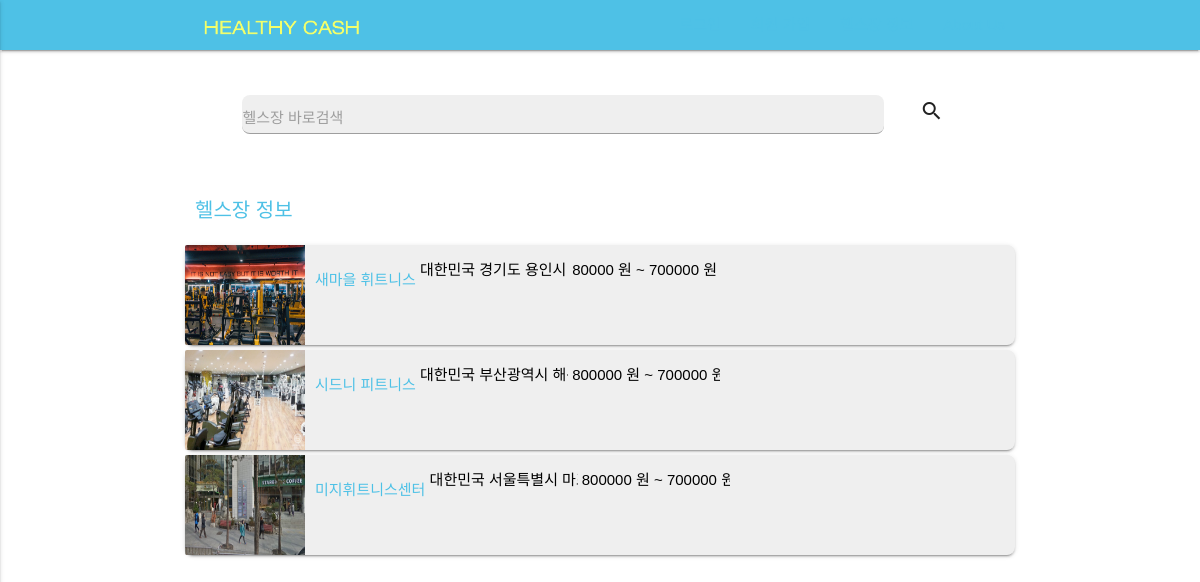
/healthclub/list_notad/, run on the app's committed database.
### healthclub/models.py (models this page shows, shortened)
class HealthClub(models.Model):
    initiated = models.BooleanField(default=False)
    name      = models.CharField(max_length = 120)
    address   = models.CharField(max_length = 200)
    master    = models.ForeignKey(User, related_name='is_health_master')
    geometry  = models.CharField(max_length = 200, blank=True)
    photo     = models.ImageField(blank=True)
    qrcode    = models.ImageField(blank=True)
    member    = models.IntegerField(default = 0)
    price1    = models.IntegerField(blank = True, default= 0)
    price2    = models.IntegerField(blank = True, default= 0)
    price3    = models.IntegerField(blank = True, default= 0)
    price6    = models.IntegerField(blank = True, default= 0)
    price12   = models.IntegerField(blank = True, default= 0)
    detail   = models.CharField(max_length = 1000, blank = True)
    timestamp = models.DateTimeField(auto_now=True)
    updated = models.DateTimeField(auto_now_add=True)

### healthclub/views.py (the view)
class HealthClubListNotAdView(ListView):
    template_name = "healthclub/healthclub_list_notad.html"
    def get_queryset(self):
        search = self.request.GET.get('search')
        if search:
            print(search)
            search = search.split("(")[0]
            return HealthClub.objects.filter(Q(initiated=True) & Q(name__icontains=search) | Q(address__icontains=search) | Q(detail__icontains=search)).order_by('updated')
        return HealthClub.objects.filter(initiated=True).order_by('updated')
    def get_context_data(self, *args, **kwargs):
        context = super(HealthClubListNotAdView, self).get_context_data(**kwargs)
        healthclubs = HealthClub.objects.filter(initiated=True)
        hkeywords = set()
        keywords = set()
        for healthclub in healthclubs:
            address_short = healthclub.address
            if len(healthclub.address) >= 12:
                address_short = healthclub.address[0:12] + ".."
            temp = healthclub.name + "(" + address_short + ")"
            hkeywords.add(temp)
            addresses = healthclub.address.split(' ')
            for address in addresses:
                keywords.add(address)
            context['keywords'] = keywords
            context['healthclubs'] = hkeywords
        return context

### healthclub/templates/healthclub/healthclub_list_notad.html (shortened to what this page needs)
{% extends "base.html"  %}
{% load staticfiles %}
{%block content%}
<div class="container" style="margin-top:30px">
    <div class="row" style="margin-bottom:0px">
      <form method="GET" action="/healthclub/list/" id="search">
          <div class="row">
            <div class="col s1 m1 l1"></div>
            <div class="input-field col s9 m9 l9">
              <input type="text" name="search" id="autocomplete-input" style="background-color:#efefef" class="autocomplete">
              <label for="autocomplete-input">헬스장 바로검색</label>
            </div>
            <div class="col s1 m1 l1" style="font-size:40px;height:40px;text-align:center;">
                <i class="material-icons prefix" onclick="submitFunc()">search</i>
            </div>
            <div class="col s3 m3 l3"></div>
          </div>
      </form>
    </div>
    <p class="header" style=" margin-left:15px;font-size:20px;color:#4EC1E6;"> 헬스장 정보</p>
    {% if object_list.all  %}
    {% for obj in object_list reversed%}
    <div class="col s12 m12">
      <a href="{% url 'healthclub:detail' pk=obj.id %}">
      <div class="card horizontal" style="height:100px;margin:5px;border-radius:8px; background-color:#efefef;">
        <div class="card-image">
            {% if obj.photo %}
            <img  src="{{obj.photo.url}}" style="height:100px">
            {%else%}
            <img  src="{% static 'images/default_image.jpg' %}" style="height:100px">
            {% endif %}
        </div>
        <div class="card-stacked">
          <div class="card-content" style="height:100px">
              <span>{{obj.name}}</span>
              <p style="display: inline-block; width: 148px; white-space: nowrap; overflow: hidden; ">{{obj.address}}</p>
              <p style="display: inline-block; width: 148px; white-space: nowrap; overflow: hidden; ">{{obj.price1}} 원 ~ {{obj.price12}} 원</p>
          </div>
        </div>
      </div>
      </a>
    </div>
    {% endfor %}
    {% else  %}
    <p style="text-align:center">검색 결과가 없습니다. 다시 검색해 주세요</p>
    {% endif  %}
</div>
{%endblock content%}

### static/css/style.css (style rules this page uses)
p { line-height: 2rem; }

### data on the page
HealthClub: photo (picture), name "새마을 휘트니스", address "대한민국 경기도 용인시…", price1 "80000", price12 "700000"
HealthClub: photo (picture), name "시드니 피트니스", address "대한민국 부산광역시…", price1 "800000", price12 "700000"
HealthClub: photo (picture), name "미지휘트니스센터", address "대한민국 서울특별시…", price1 "800000", price12 "700000"
